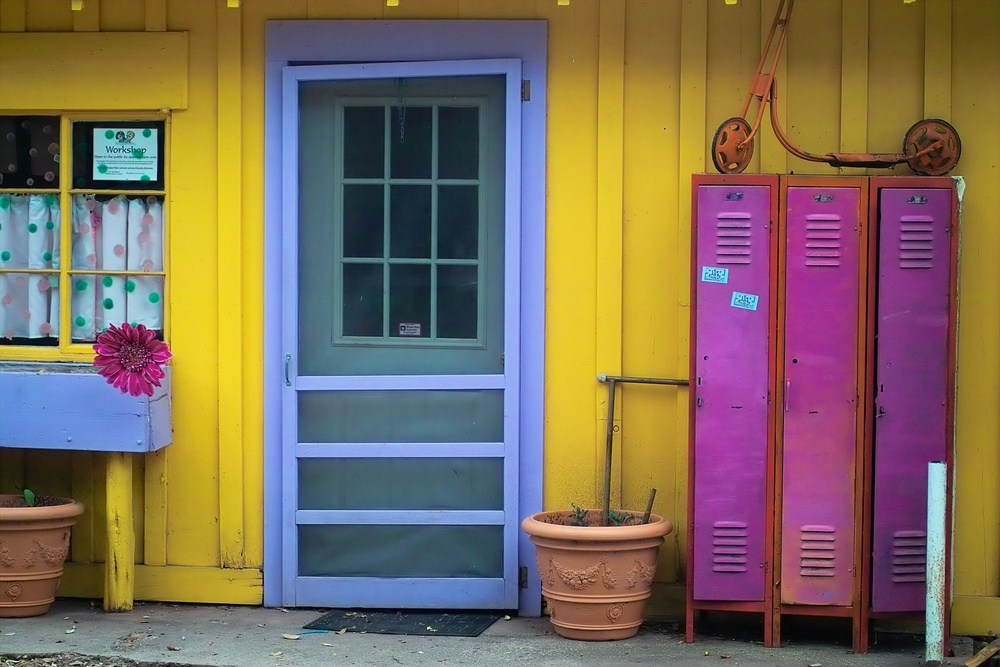
#> input picture HW1/pythonExamples/im1.jpg, 1000 x 667 px, shrunk from 2268 x 1512 before the run
$ jupyter execute MoreOnBasic-mod1.ipynb   (shell and % lines are left out)
#> lines starting #> are read from the running program, lines starting #| are printed output that depends on the picture
# Computer Vision - Fall 2020

**Lecturer:** Prof Yael Moses, IDC

**TA:** Eyal Friedman, IDC

# Python's MoreOnBasic

[cell 1]
import numpy as np
import cv2
import matplotlib.pyplot as plt
from scipy.signal import convolve2d

# specify the way plots behave in jupyter notebook
plt.rcParams['figure.figsize'] = (18.0, 18.0) # set default size of plots
plt.rcParams['image.interpolation'] = 'nearest'
plt.rcParams['image.cmap'] = 'gray'

Simple example for if then else

[cell 2]
x=6

if x>4 :
    print('Big')
else:
    print(x)

[cell 3]
print('Big') if x>4 else print(x)

List definition (looks as an array but it is a list)

[cell 4]
a=[1,2,3,4,5]

a

Array definition

[cell 5]
a=np.array([[1,2,3,4],[5,6,7,8]])
b=np.array([[1,2,1,3],[2,4,1,5]])

print(a[0,1])
print(a[1,1])

The last element in th first row:

[cell 6]
a[0,-1]

Find the shape of an array:

[cell 7]
print(a.shape)
"or "
np.shape(a)

Transpose an array:

[cell 8]
print(a.T)

c=a.T
np.shape(c)

Define array of size 5 by 5 with zeros or ones:

[cell 9]
a_zero=np.zeros((5,5), np.uint8)
print(a_zero)
a_ones=np.ones((5,5), np.float32)
print(a_ones)

Making a stripes' array:

[cell 10]
a_stripes = np.copy(a_zero)
a_stripes[(0,2,4),:]=1
print(a_stripes)
"or"
a_stripes2 = np.copy(a_zero)
# a_stripes2[0:2,:]=1
a_stripes2[0:5:2,:]=1
a_stripes2[0,0] = 3
a_stripes2[0,1] = 3
a_stripes2[0,2] = 3
a_stripes2[0,3] = 3
a_stripes2[0,4] = 3
print(a_stripes2)

Finding the connected components in a given arrray:
(the labels is the amount of components, and the connected_mat is an array, where each connected component has a uniqe ID number (int).

[cell 11]
labels, connected_mat = cv2.connectedComponents(a_stripes2, connectivity=8)
print(labels)
print(connected_mat)

# Arrays operations

Element wise *, ^

[cell 12]
print(a*b)
print(a**b)

Matrix multiplication @

[cell 13]
print(a @ b.T)
print(a.T @ b)

Finding max min etc..

[cell 14]
print(a.max())

Or to do it by rows or by columns:

[cell 15]
print(a.max(0))
# and sometimes you'll see that like that which is the same
print(a.max(axis = 0))

print(a.max(1))

Logic operations:

[cell 16]
c = np.array([[0, 0, 1, 1],[1, 1, 0, 0]])
d = np.array([[0, 1, 1, 0],[0, 0, 1, 1]])

print(c & d)
print(c | d)

[cell 17]
"returns the index of a value"
loc = np.unravel_index(np.argmax(a, axis=None), a.shape)

print('The max value of a is: {0}, at coordinates: {1} '
      .format(np.max(a), loc))

# Next we define a Gaussian Kernel

A 2D-Gaussian function.\
A good choice for l should be a value such that the sum of the mask is around 95%. Check l = sig*4

[cell 18]
def Gaussian(x, y,sig):
    return (1/(2*np.pi*sig**2))*np.exp(-(np.square(x) + np.square(y))/(2*sig**2))

def GaussKern(l,sig):
    """
    creates gaussian kernel with size l x l and a sigma of sig
    Note: l should be odd. Otherwise, l is increased by 1.
    Call example k, xx, yy = GaussKern(2,8)
    """

    if (l % 2) == 0:
        l=l+1

    "Create a vector with values"
    ax = np.linspace(-(l - 1) / 2., (l - 1) / 2., l)

    "Assigne two matrices with the appropriate x and y values \
    on which the gaussian function is computed"
    xx, yy = np.meshgrid(ax, ax)
    kernel = Gaussian(xx,yy,sig)

    " Normaize so the sum of the kenel will be one"

    print('The sum of the kernel is: {0}'.format(np.sum(kernel)))
    return kernel, xx, yy
    "return kernel / np.sum(kernel) , xx, yy"

[cell 19]
k,xx,yy = GaussKern(9,2)
print(xx)

Example of 2D ploting a section of a large Gaussian kernel

[cell 20]
k,xx,yy = GaussKern(9,2)
kSize , __ = k.shape

plt.rcParams['figure.figsize'] = (6.0, 4.0)

# Use // for integer division
f = plt.plot(xx[kSize//2,],k[kSize//2,])
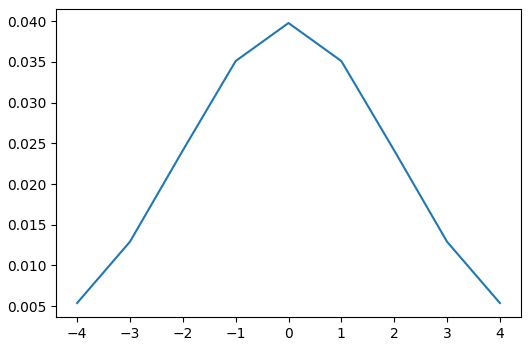
#> figure drawn by matplotlib, 1 panel

Example of 3D plotting of a 2D gaussian kernel

[cell 21]
from mpl_toolkits.mplot3d import Axes3D # <--- This is important for 3d plotting

plt.rcParams['figure.figsize'] = (18.0, 18.0)
fig = plt.figure(figsize=(13, 7))
ax = plt.axes(projection='3d')
surf = ax.plot_surface(xx, yy, k, rstride=1, cstride=1, cmap='coolwarm', edgecolor='none')
ax.set_xlabel('x')
ax.set_ylabel('y')
ax.set_zlabel('PDF')
ax.set_title('Surface plot of Gaussian 2D KDE')
fig.colorbar(surf, shrink=0.5, aspect=5) # add color bar indicating the PDF
ax.view_init(60, 35)
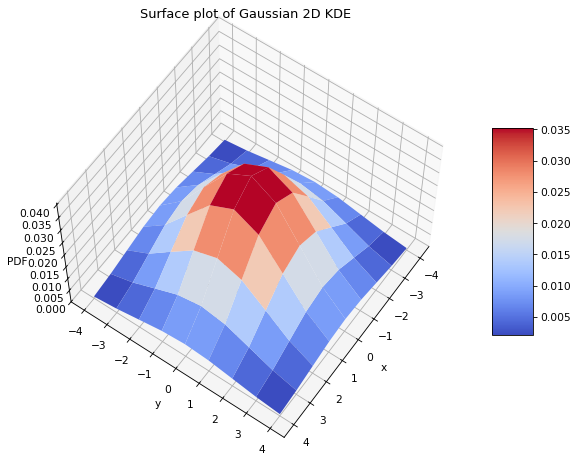
#> figure drawn by matplotlib, 2 panels

Applying a mask convolution on an image:

[cell 22]
imageName = 'im1.jpg'
img = cv2.imread(imageName, cv2.IMREAD_GRAYSCALE)
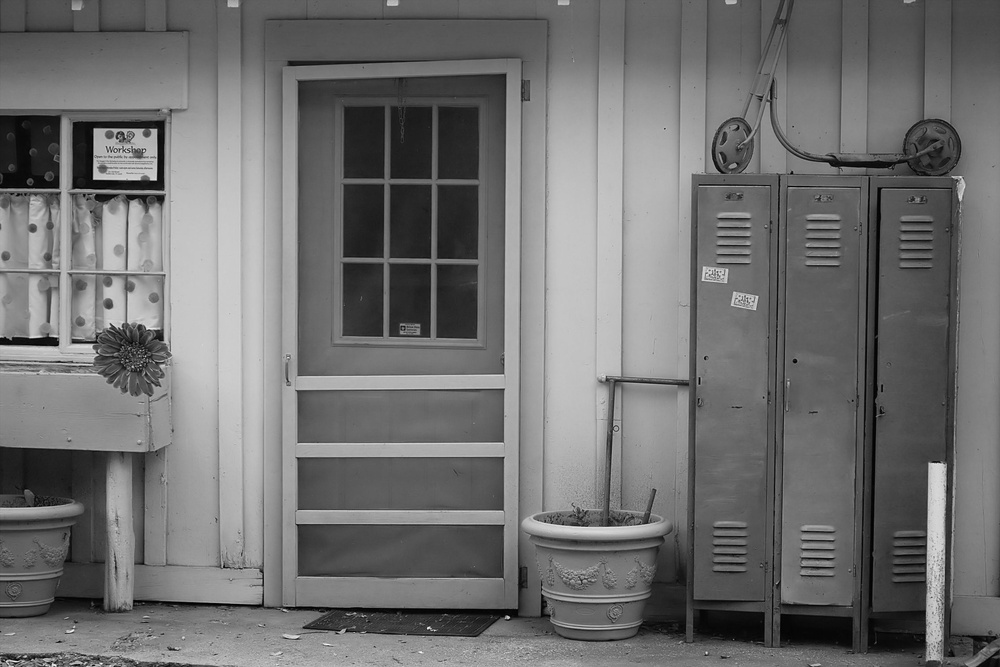
#> img: shape (667, 1000); min 0, max 253, mean 111.9

mask = np.array(([[-1, 0 , 1]]))
resultConv = convolve2d(img, mask, mode='same')
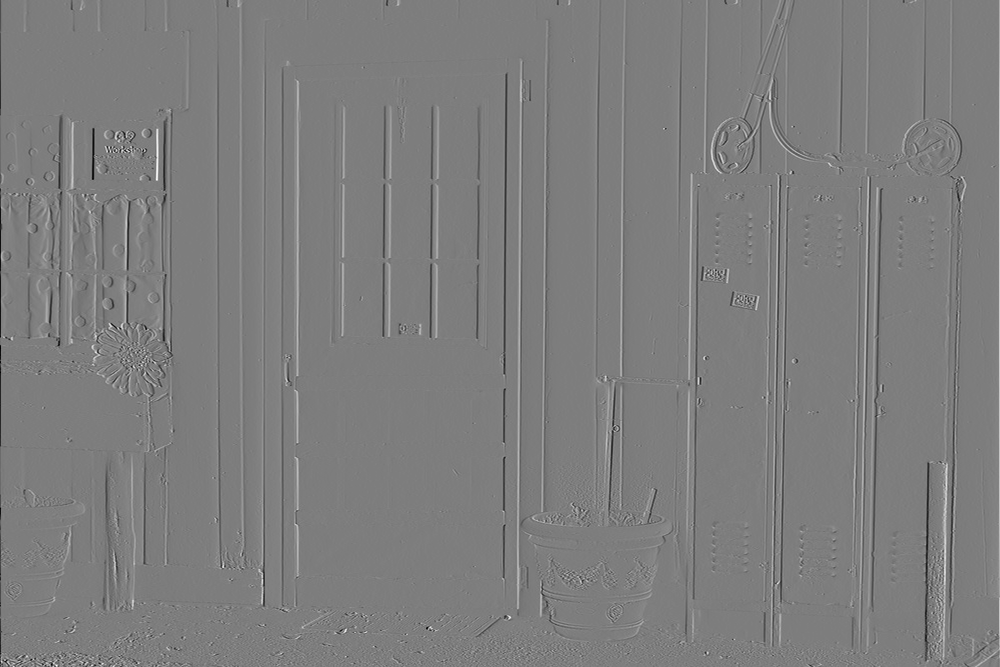
#> resultConv: shape (667, 1000) int64; min -200, max 205, mean 0; drawn with min black and max white

absResultConv = abs(resultConv)
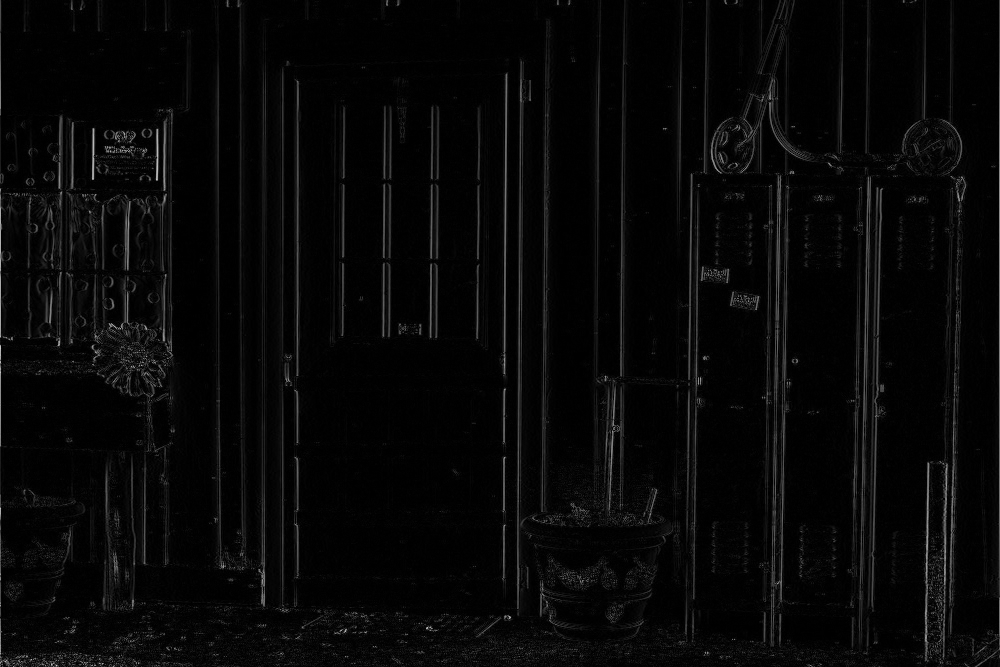
#> absResultConv: shape (667, 1000) int64; min 0, max 205, mean 7.4

f, ((ax1, ax2)) = plt.subplots(1, 2, sharex='col', sharey='row')

ax1.imshow(img, cmap='gray'), ax1.set_title('Original Image')
ax2.imshow(absResultConv, cmap='gray'), ax2.set_title('Applying convolution mask')

savingName = imageName[:-4]+'Res.png'
#cv2.imwrite(savingName,cannyResults,[cv2.IMWRITE_JPEG_QUALITY, 100])
f.savefig(savingName)

# if you are using spider
#f.show()

$ run again, with HW1/pythonExamples/Yami.jpg copied over HW1/pythonExamples/im1.jpg
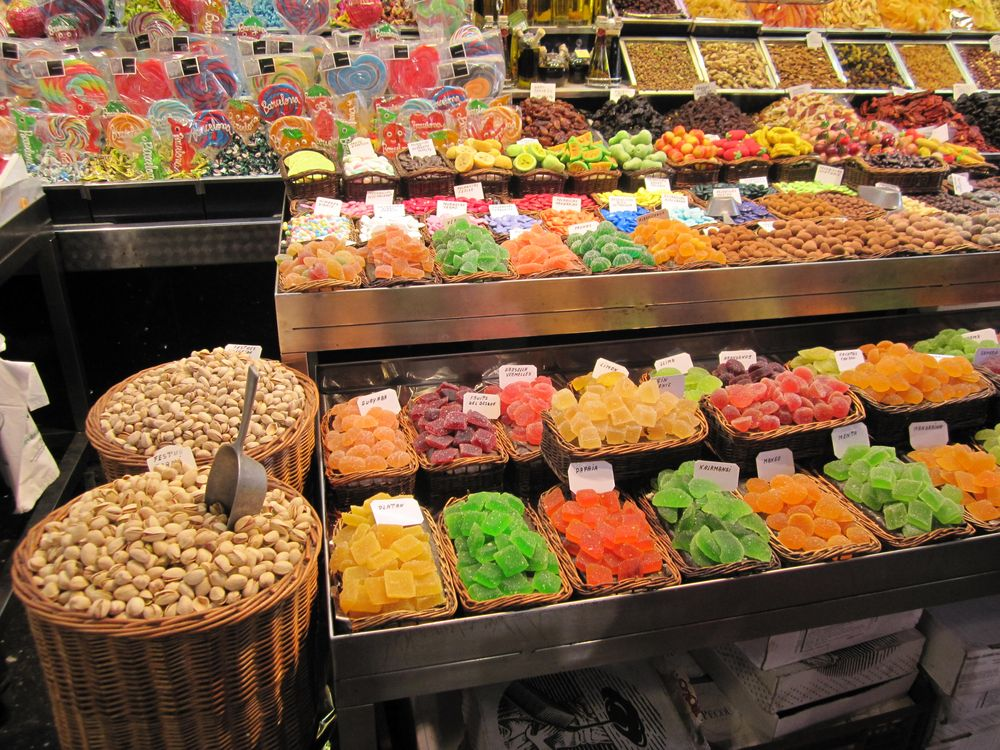
#> input picture HW1/pythonExamples/Yami.jpg, 1000 x 750 px
#> `resultConv = convolve2d(img, mask, mode='same')`:
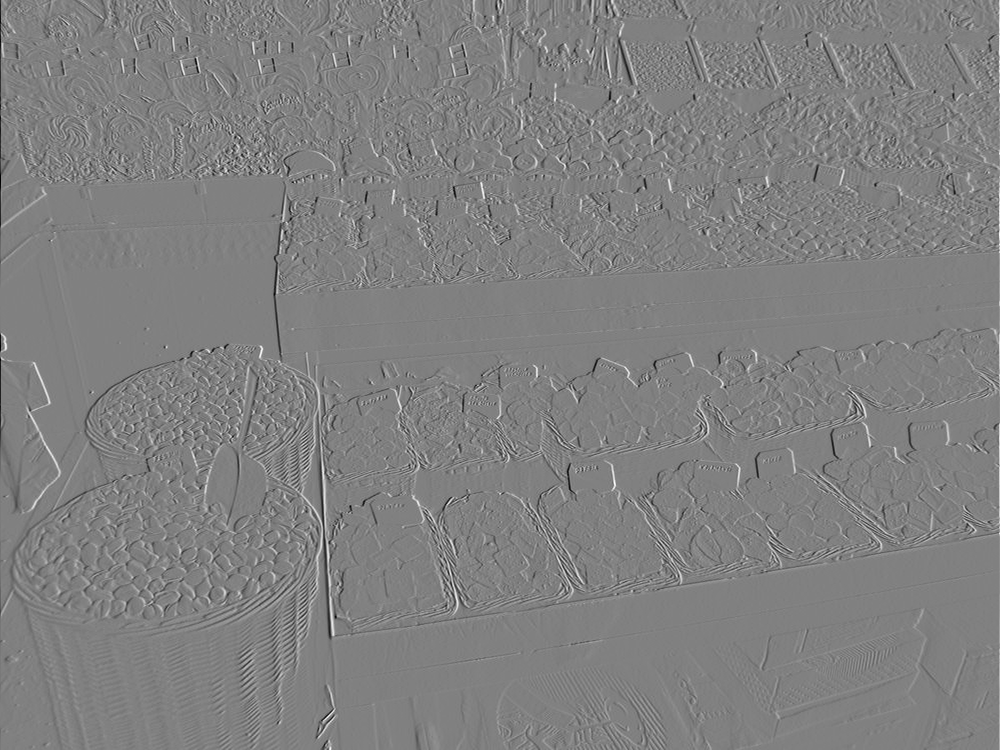
#> resultConv: shape (750, 1000) int64; min -240, max 236, mean 0; drawn with min black and max white
#> `absResultConv = abs(resultConv)`:
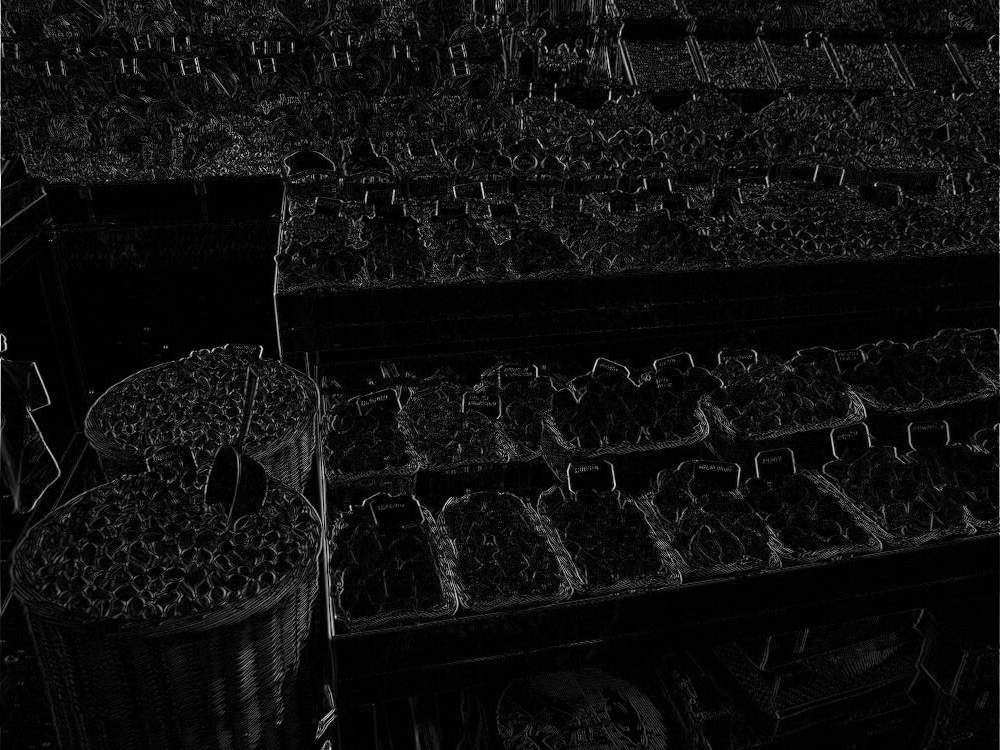
#> absResultConv: shape (750, 1000) int64; min 0, max 240, mean 15
